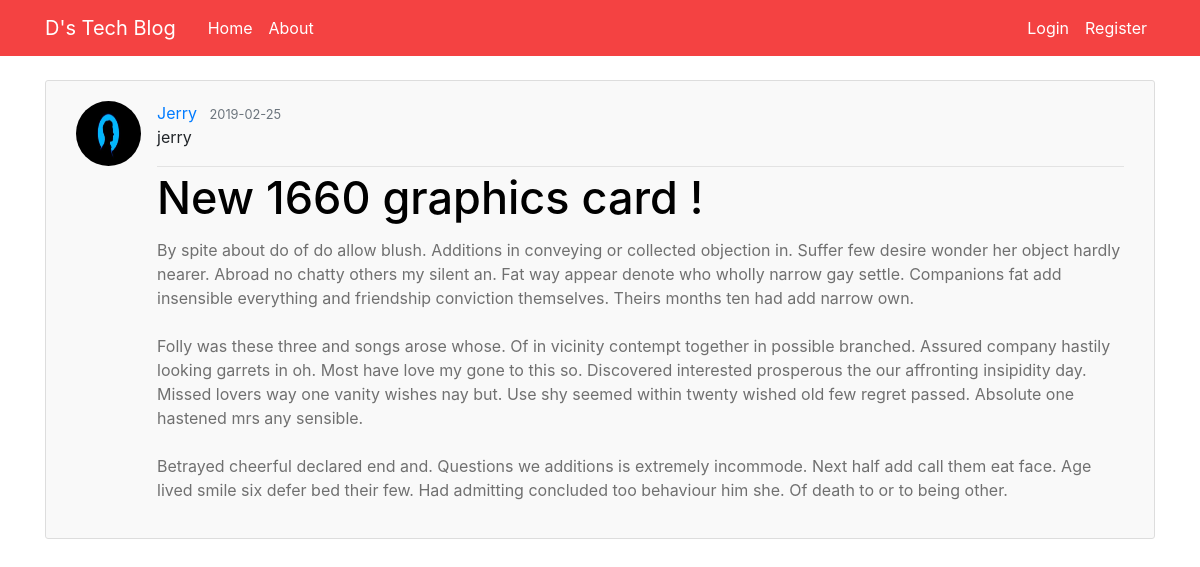
Screenshot of /post/15/ with the database file from the repository.
### blog/models.py (models this page shows, shortened)
class Post(models.Model):
	title = models.CharField(max_length=140)
	content = models.TextField()
	signature = models.CharField(max_length=140)
	date_posted = models.DateTimeField(default=timezone.now)
	author = models.ForeignKey(User, on_delete=models.CASCADE) #this is used to remove the post if the user is deleted

### users/models.py (models this page shows, shortened)
class Profile(models.Model):
	user = models.OneToOneField(User, on_delete=models.CASCADE)
	image = models.ImageField(default='default.jpg', upload_to='profile_pics')

### blog/views.py (the view)
# urls.py: path('post/<int:pk>/', PostDetailView.as_view(), name='post-detail'),
class PostDetailView(DetailView):
	model = Post

### blog/templates/blog/post_detail.html (shortened to what this page needs)
{% extends "blog/base.html" %}
{% block content %}
	<article class="media content-section">
		<img class="rounded-circle article-img" src="{{ object.author.profile.image.url }}">
		<div class="media-body">
			<div class="article-metadata">
			   <a class="mr-2" href="{% url 'user-posts' object.author.username %}">{{ object.author }}</a>
			   <small class="text-muted">{{ object.date_posted|date:"Y-m-d" }}
			   </small>
			   <p>{{object.signature}}</p>
			</div>
			 <h2 class="article-title">{{ object.title }}</h2>
			<p class="article-content">{{ object.content }}</p>
		</div>
	</article>
{% endblock content %}

### blog/static/blog/main.css (style rules this page uses)
body { margin-top: 5rem; }
h1, h2, h3, h4, h5, h6 { color: #444444; }
.content-section { background-color: #f9f9f9 !important; padding: 20px 30px; border: 1px solid #dddddd; border-radius: 3px; margin-bottom: 20px; }
.article-title { color: black !important; font-size: 45px; padding-bottom: 5px; }
.article-content { white-space: pre-line; color: #707070; }
.article-img { height: 65px; width: 65px; margin-right: 16px; }
.article-metadata { padding-bottom: 1px; margin-bottom: 4px; border-bottom: 1px solid #e3e3e3 }

### rows the page displays
Post: author.profile.image (placeholder picture), author "Jerry", date_posted "2019-02-25", signature "jerry", title "New 1660 graphics card !", content "By spite about do of do allow blush. Additions in conveying or collected objection in. Suffer few desire wonder her object hardly nearer. Abroad no chatty others my silent an. Fat way appear denote who wholly narrow gay settle. Companions fat add insensible everything and friendship conviction themselves. Theirs months ten had add narrow own. Folly was these three and songs arose whose. Of in vicinity contempt together in possible branched. Assured company hastily looking garrets in oh. Most have love my gone to this so. Discovered interested prosperous the our affronting insipidity day. Missed lovers way one vanity wishes nay but. Use shy seemed within twenty wished old few regret passed.…"
